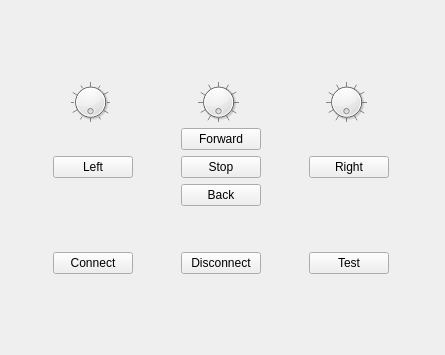
<?xml version="1.0" encoding="UTF-8"?>
<ui version="4.0">
 <class>remoteControlForm</class>
 <widget class="QWidget" name="remoteControlForm">
  <property name="geometry">
   <rect>
    <x>0</x>
    <y>0</y>
    <width>445</width>
    <height>355</height>
   </rect>
  </property>
  <property name="windowTitle">
   <string>Remote Control</string>
  </property>
  <layout class="QVBoxLayout" name="verticalLayout">
   <item>
    <spacer name="verticalSpacer_2">
     <property name="orientation">
      <enum>Qt::Vertical</enum>
     </property>
     <property name="sizeHint" stdset="0">
      <size>
       <width>20</width>
       <height>40</height>
      </size>
     </property>
    </spacer>
   </item>
   <item>
    <layout class="QGridLayout" name="gridLayout">
     <item row="2" column="2">
      <widget class="QPushButton" name="turnRightButton">
       <property name="text">
        <string>Right</string>
       </property>
      </widget>
     </item>
     <item row="1" column="1">
      <widget class="QPushButton" name="forwardButton">
       <property name="text">
        <string>Forward</string>
       </property>
      </widget>
     </item>
     <item row="2" column="0">
      <widget class="QPushButton" name="turnLeftButton">
       <property name="text">
        <string>Left</string>
       </property>
      </widget>
     </item>
     <item row="2" column="1">
      <widget class="QPushButton" name="stopButton">
       <property name="text">
        <string>Stop</string>
       </property>
      </widget>
     </item>
     <item row="4" column="1">
      <spacer name="verticalSpacer_3">
       <property name="orientation">
        <enum>Qt::Vertical</enum>
       </property>
       <property name="sizeHint" stdset="0">
        <size>
         <width>20</width>
         <height>40</height>
        </size>
       </property>
      </spacer>
     </item>
     <item row="3" column="1">
      <widget class="QPushButton" name="backButton">
       <property name="text">
        <string>Back</string>
       </property>
      </widget>
     </item>
     <item row="0" column="2">
      <widget class="QDial" name="yawDial">
       <property name="sizePolicy">
        <sizepolicy hsizetype="Preferred" vsizetype="Preferred">
         <horstretch>0</horstretch>
         <verstretch>0</verstretch>
        </sizepolicy>
       </property>
       <property name="minimumSize">
        <size>
         <width>75</width>
         <height>0</height>
        </size>
       </property>
       <property name="maximumSize">
        <size>
         <width>40</width>
         <height>40</height>
        </size>
       </property>
       <property name="maximum">
        <number>360</number>
       </property>
       <property name="singleStep">
        <number>30</number>
       </property>
       <property name="pageStep">
        <number>30</number>
       </property>
       <property name="value">
        <number>0</number>
       </property>
       <property name="wrapping">
        <bool>true</bool>
       </property>
       <property name="notchesVisible">
        <bool>true</bool>
       </property>
      </widget>
     </item>
     <item row="0" column="0">
      <widget class="QDial" name="pitchDial">
       <property name="sizePolicy">
        <sizepolicy hsizetype="Minimum" vsizetype="Preferred">
         <horstretch>0</horstretch>
         <verstretch>0</verstretch>
        </sizepolicy>
       </property>
       <property name="minimumSize">
        <size>
         <width>75</width>
         <height>0</height>
        </size>
       </property>
       <property name="maximumSize">
        <size>
         <width>40</width>
         <height>40</height>
        </size>
       </property>
       <property name="maximum">
        <number>360</number>
       </property>
       <property name="singleStep">
        <number>30</number>
       </property>
       <property name="pageStep">
        <number>20</number>
       </property>
       <property name="value">
        <number>0</number>
       </property>
       <property name="tracking">
        <bool>true</bool>
       </property>
       <property name="orientation">
        <enum>Qt::Horizontal</enum>
       </property>
       <property name="invertedAppearance">
        <bool>false</bool>
       </property>
       <property name="wrapping">
        <bool>true</bool>
       </property>
       <property name="notchesVisible">
        <bool>true</bool>
       </property>
      </widget>
     </item>
     <item row="0" column="1">
      <widget class="QDial" name="rollDial">
       <property name="minimumSize">
        <size>
         <width>75</width>
         <height>0</height>
        </size>
       </property>
       <property name="maximumSize">
        <size>
         <width>40</width>
         <height>40</height>
        </size>
       </property>
       <property name="maximum">
        <number>360</number>
       </property>
       <property name="singleStep">
        <number>30</number>
       </property>
       <property name="pageStep">
        <number>30</number>
       </property>
       <property name="value">
        <number>0</number>
       </property>
       <property name="wrapping">
        <bool>true</bool>
       </property>
       <property name="notchesVisible">
        <bool>true</bool>
       </property>
      </widget>
     </item>
     <item row="5" column="0">
      <widget class="QPushButton" name="connectButton">
       <property name="text">
        <string>Connect</string>
       </property>
      </widget>
     </item>
     <item row="5" column="2">
      <widget class="QPushButton" name="testButton">
       <property name="text">
        <string>Test</string>
       </property>
      </widget>
     </item>
     <item row="5" column="1">
      <widget class="QPushButton" name="disconnectButton">
       <property name="text">
        <string>Disconnect</string>
       </property>
      </widget>
     </item>
    </layout>
   </item>
   <item>
    <spacer name="verticalSpacer">
     <property name="orientation">
      <enum>Qt::Vertical</enum>
     </property>
     <property name="sizeHint" stdset="0">
      <size>
       <width>20</width>
       <height>40</height>
      </size>
     </property>
    </spacer>
   </item>
  </layout>
 </widget>
 <resources/>
 <connections/>
</ui>
